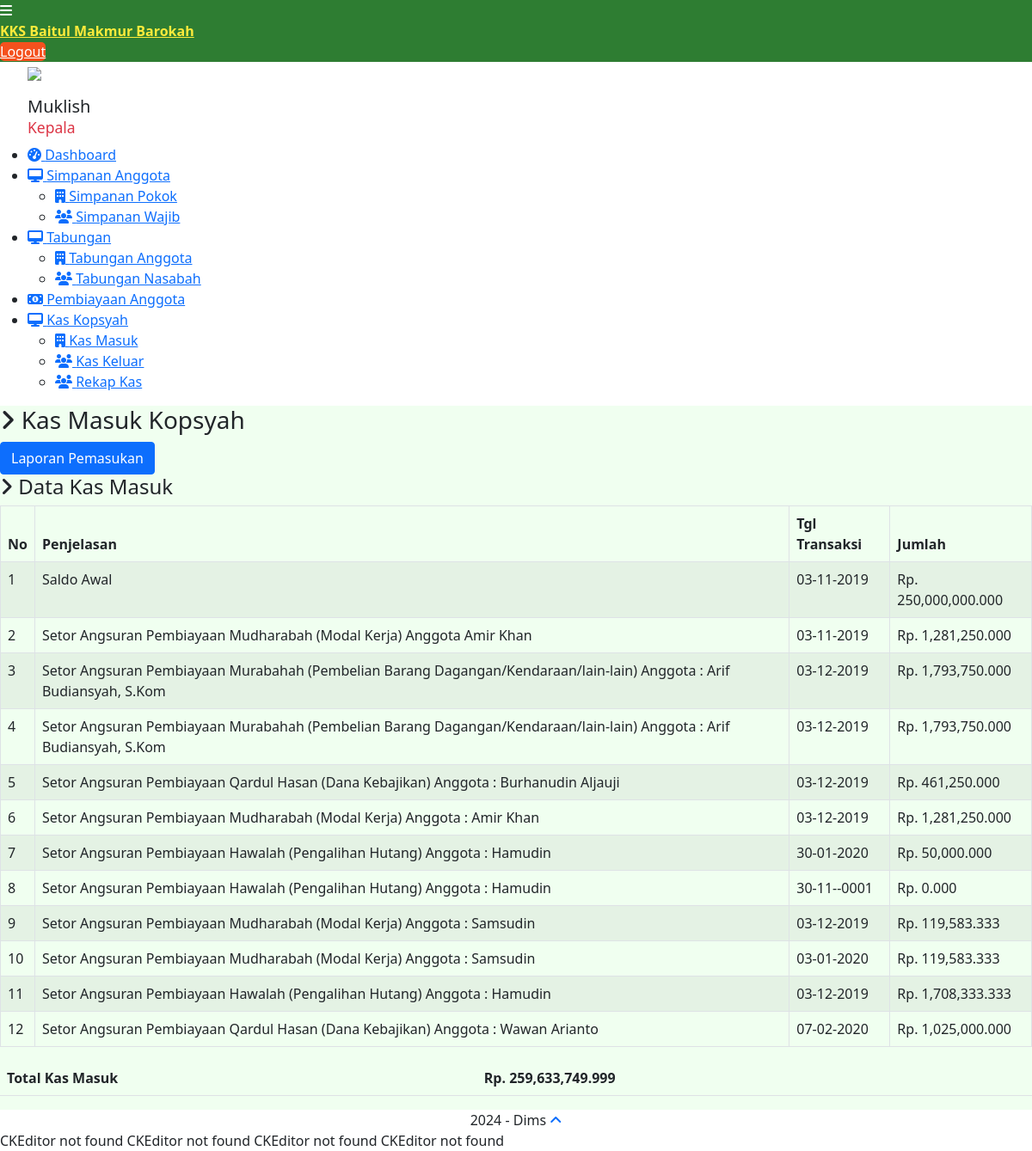
Page /admin/dashboard/index.php?page=kas_masuk (signed in) on the committed database.
### tables this page shows
CREATE TABLE `kas_bmt` (
  `id_kas_bmt` int(11) NOT NULL,
  `jenis_kas` enum('Masuk','Keluar') NOT NULL,
  `jumlah_masuk` decimal(20,3) NOT NULL,
  `jumlah_keluar` decimal(20,3) NOT NULL,
  `keterangan` text NOT NULL,
  `tgl_transaksi` date NOT NULL
);

### admin/dashboard/kas_masuk/list.php (the view, shortened to what this page needs)
<h3><i class="fa fa-angle-right"></i> Kas Masuk Kopsyah</h3>
<div class="row mt">
	<div class="col-lg-12">
		<div class="content-panel">
      <?php if($_SESSION['level_admin']!="Kepala") { ?>
			<a href="?page=kas_masuk&action=tambah" title="Tambah" class="btn btn-primary" style="margin-left: 5px">Tambah</a>
      <?php }elseif ($_SESSION['level_admin']=="Kepala"){ ?>
      <div class="pull-right" style="margin-right: 5px">
          <a href="javascript:void(0)" onclick="$('#ubah_alamat').modal()" class="btn btn-primary btn-xs" title="Laporan Keuangan">Laporan Pemasukan</a><br>
      </div>
      <?php } ?>
          <h4><i class="fa fa-angle-right"></i> Data Kas Masuk</h4>
              <section id="unseen">
                <table class="table table-bordered table-striped" id="Datatables">
                  <thead>
                  <tr>
  	                  <th>No</th>
                      <th>Penjelasan</th>
                      <th>Tgl Transaksi</th>
                      <th class="text-right">Jumlah</th>
                  </tr>
                  </thead>
                  <tbody>
                  <?php
                  $no = 1;
                  $sql_kas_masuk = mysqli_query($con,"SELECT * FROM kas_bmt WHERE jenis_kas ='Masuk' ") or die (mysqli_error($con));
					while($data = mysqli_fetch_array($sql_kas_masuk)){
                  ?>
                  <tr>
                      <td><?php echo $no++ ?></td>
                      <td><?php echo $data['keterangan'] ?></td>
                      <td><?php echo date('d-m-Y',strtotime($data['tgl_transaksi'])) ?></td>
                      <td class="text-right"><?php echo 'Rp. '.number_format($data['jumlah_masuk'],3) ?></td>
                  </tr>
                  <?php
                  }
                  ?>
                  </tbody>
              </table>
              </section>
      </div>
	</div>
</div>
<div class="row mt">
  <div class="col-lg-12">
    <div class="content-panel">
              <section id="unseen">
                <table class="table table-striped" id="Datatables">
                  <thead>
                     <?php
                    $sql_total = mysqli_query($con,"SELECT SUM(jumlah_masuk) AS jumlah_masuk FROM kas_bmt WHERE jenis_kas ='Masuk' ") or die (mysqli_error($con));
                    while($data = mysqli_fetch_array($sql_total)){
                    ?>
                  <tr>
                      <th >Total Kas Masuk</th>
                      <th class="text-right"><?php echo 'Rp. '.number_format($data['jumlah_masuk'],3)  ?></th>
                  </tr>
                <?php } ?>
                  </thead>
              </table>
              </section>
      </div>
  </div>
</div>

### rows in the picture
kas_bmt: keterangan "Saldo Awal", tgl_transaksi "03-11-2019", jumlah_masuk "250,000,000.000"
kas_bmt: keterangan "Setor Angsuran Pembiayaan Mudharabah (Modal Kerja) Anggota Amir Khan", tgl_transaksi "03-11-2019", jumlah_masuk "1,281,250.000"
kas_bmt: keterangan "Setor Angsuran Pembiayaan Murabahah (Pembelian Barang Dagangan/Kendaraan/lain-lain) Anggota : Arif Budiansyah, S.Kom", tgl_transaksi "03-12-2019", jumlah_masuk "1,793,750.000"
kas_bmt: keterangan "Setor Angsuran Pembiayaan Murabahah (Pembelian Barang Dagangan/Kendaraan/lain-lain) Anggota : Arif Budiansyah, S.Kom", tgl_transaksi "03-12-2019", jumlah_masuk "1,793,750.000"
kas_bmt: keterangan "Setor Angsuran Pembiayaan Qardul Hasan (Dana Kebajikan) Anggota : Burhanudin Aljauji", tgl_transaksi "03-12-2019", jumlah_masuk "461,250.000"
kas_bmt: keterangan "Setor Angsuran Pembiayaan Mudharabah (Modal Kerja) Anggota : Amir Khan", tgl_transaksi "03-12-2019", jumlah_masuk "1,281,250.000"
kas_bmt: keterangan "Setor Angsuran Pembiayaan Hawalah (Pengalihan Hutang) Anggota : Hamudin", tgl_transaksi "30-01-2020", jumlah_masuk "50,000.000"
kas_bmt: keterangan "Setor Angsuran Pembiayaan Hawalah (Pengalihan Hutang) Anggota : Hamudin", tgl_transaksi "30-11--0001", jumlah_masuk "0.000"
kas_bmt: keterangan "Setor Angsuran Pembiayaan Mudharabah (Modal Kerja) Anggota : Samsudin", tgl_transaksi "03-12-2019", jumlah_masuk "119,583.333"
kas_bmt: keterangan "Setor Angsuran Pembiayaan Mudharabah (Modal Kerja) Anggota : Samsudin", tgl_transaksi "03-01-2020", jumlah_masuk "119,583.333"
kas_bmt: keterangan "Setor Angsuran Pembiayaan Hawalah (Pengalihan Hutang) Anggota : Hamudin", tgl_transaksi "03-12-2019", jumlah_masuk "1,708,333.333"
kas_bmt: keterangan "Setor Angsuran Pembiayaan Qardul Hasan (Dana Kebajikan) Anggota : Wawan Arianto", tgl_transaksi "07-02-2020", jumlah_masuk "1,025,000.000"

### other values in the picture
$_SESSION['nama_admin'] "Muklish"
$_SESSION['level_admin'] "Kepala"
$data['jumlah_masuk'] "259,633,749.999"
